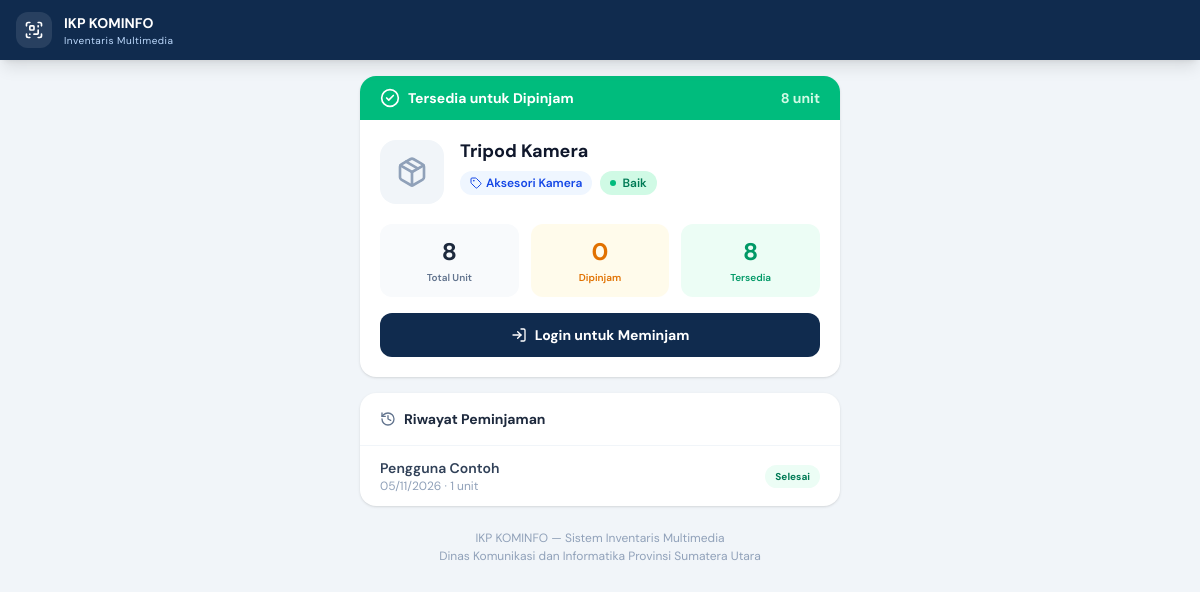
Before: /barang/detail.php?id=2 with the older database file.
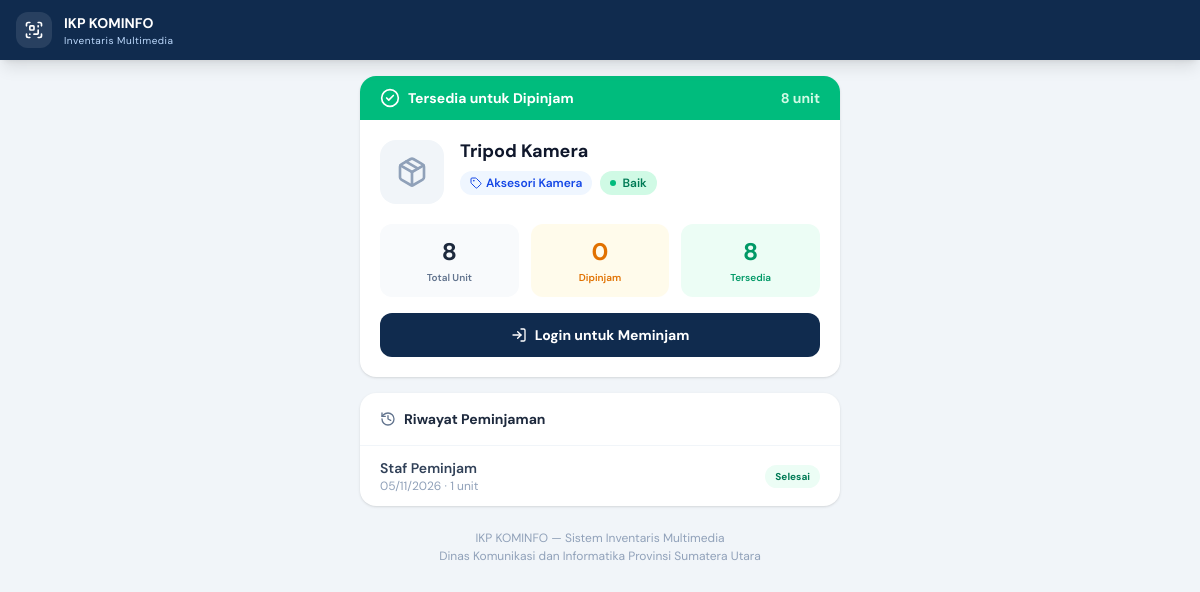
After: the same page with the newer database file.
### tables this page shows
CREATE TABLE peminjaman (
    id INT UNSIGNED AUTO_INCREMENT PRIMARY KEY,
    user_id INT UNSIGNED NOT NULL,
    barang_id INT UNSIGNED NOT NULL,
    jumlah INT UNSIGNED NOT NULL DEFAULT 1,
    tanggal_pinjam DATE NOT NULL,
    tanggal_kembali DATE NULL,
    status VARCHAR(50) NOT NULL DEFAULT 'menunggu persetujuan',
    created_at TIMESTAMP NOT NULL DEFAULT CURRENT_TIMESTAMP,

    CONSTRAINT fk_peminjaman_user
        FOREIGN KEY (user_id)
        REFERENCES users(id)
        ON UPDATE CASCADE
        ON DELETE RESTRICT,

    CONSTRAINT fk_peminjaman_barang
        FOREIGN KEY (barang_id)
        REFERENCES barang(id)
        ON UPDATE CASCADE
        ON DELETE RESTRICT,

    INDEX idx_peminjaman_status (status),
    INDEX idx_peminjaman_created (created_at)
);

CREATE TABLE users (
    id INT UNSIGNED AUTO_INCREMENT PRIMARY KEY,
    nama VARCHAR(150) NOT NULL,
    username VARCHAR(50) NOT NULL UNIQUE,
    password VARCHAR(255) NOT NULL,
    role ENUM('admin', 'peminjam') NOT NULL DEFAULT 'peminjam',
    status ENUM('aktif', 'nonaktif') NOT NULL DEFAULT 'aktif',
    foto VARCHAR(255) NULL DEFAULT NULL,
    created_at TIMESTAMP NOT NULL DEFAULT CURRENT_TIMESTAMP
);

### includes/bootstrap.php (called while the page is built, shortened)
<?php
function e(?string $v):string{return htmlspecialchars((string)$v,ENT_QUOTES,'UTF-8');}

### barang/detail.php (the view, shortened to what the changed rows need)
<?php
require_once __DIR__ . '/../includes/bootstrap.php';
$id = (int) ($_GET['id'] ?? 0);
$stmt = $pdo->prepare("
    SELECT
        b.id, b.nama_barang, b.kategori, b.jumlah, b.kondisi, b.created_at,
        COALESCE(SUM(CASE WHEN p.status = 'dipinjam' THEN p.jumlah ELSE 0 END), 0) AS sedang_dipinjam,
        GREATEST(0, b.jumlah - COALESCE(SUM(CASE WHEN p.status = 'dipinjam' THEN p.jumlah ELSE 0 END), 0)) AS sisa_tersedia
    FROM barang b
    LEFT JOIN peminjaman p ON p.barang_id = b.id AND p.status = 'dipinjam'
    WHERE b.id = :id
    GROUP BY b.id
");
$stmt->execute(['id' => $id]);
$barang = $stmt->fetch();
$riwayatStmt = $pdo->prepare("
    SELECT p.id, u.nama, p.jumlah, p.tanggal_pinjam, p.status
    FROM peminjaman p JOIN users u ON u.id = p.user_id
    WHERE p.barang_id = :id
    ORDER BY p.tanggal_pinjam DESC LIMIT 5
");
$riwayatStmt->execute(['id' => $id]);
$riwayatList = $riwayatStmt->fetchAll();
?>
<!doctype html>
<html lang="id">
<head>
    <script src="https://cdn.jsdelivr.net/npm/@tailwindcss/browser@4"></script>
</head>
<body class="bg-slate-100 min-h-screen">
    <div class="max-w-lg mx-auto p-4 space-y-4 pb-10">
        <div class="bg-white rounded-2xl shadow-sm overflow-hidden">
            <div class="p-5">
                <div class="flex items-start gap-4">
                    <div class="flex-1 min-w-0">
                        <h1 class="text-lg font-bold text-slate-900 leading-tight"><?= e($barang['nama_barang']) ?></h1>
                    </div>
                </div>
            </div>
        </div>
        <?php if ($riwayatList): ?>
            <div class="bg-white rounded-2xl shadow-sm overflow-hidden">
                <div class="px-5 py-4 border-b border-slate-100 flex items-center gap-2">
                    <h2 class="text-sm font-bold text-slate-800">Riwayat Peminjaman</h2>
                </div>
                <div class="divide-y divide-slate-100">
                    <?php foreach ($riwayatList as $r): ?>
                        <?php
                        $st = match($r['status']) {
                            'dikembalikan'        => ['bg' => 'bg-emerald-50', 'text' => 'text-emerald-700', 'label' => 'Selesai'],
                            'dipinjam'            => ['bg' => 'bg-amber-50',   'text' => 'text-amber-700',   'label' => 'Dipinjam'],
                            'disetujui'           => ['bg' => 'bg-blue-50',    'text' => 'text-blue-700',    'label' => 'Disetujui'],
                            'ditolak'             => ['bg' => 'bg-rose-50',    'text' => 'text-rose-700',    'label' => 'Ditolak'],
                            'menunggu persetujuan'=> ['bg' => 'bg-slate-50',   'text' => 'text-slate-600',   'label' => 'Menunggu'],
                            default               => ['bg' => 'bg-slate-50',   'text' => 'text-slate-600',   'label' => ucfirst($r['status'])],
                        };
                        ?>
                        <div class="px-5 py-3 flex items-center gap-3">
                            <div class="flex-1 min-w-0">
                                <div class="text-sm font-semibold text-slate-700"><?= e($r['nama']) ?></div>
                                <div class="text-xs text-slate-400"><?= date('d/m/Y', strtotime($r['tanggal_pinjam'])) ?> · <?= (int)$r['jumlah'] ?> unit</div>
                            </div>
                            <span class="text-[10px] font-bold <?= $st['bg'] ?> <?= $st['text'] ?> px-2.5 py-1 rounded-full shrink-0"><?= $st['label'] ?></span>
                        </div>
                    <?php endforeach; ?>
                </div>
            </div>
        <?php endif; ?>
    </div>
</body>
</html>

Changed rows visible on the page:
changed peminjaman "Selesai": user.nama "Pengguna Contoh" → "Staf Peminjam"
